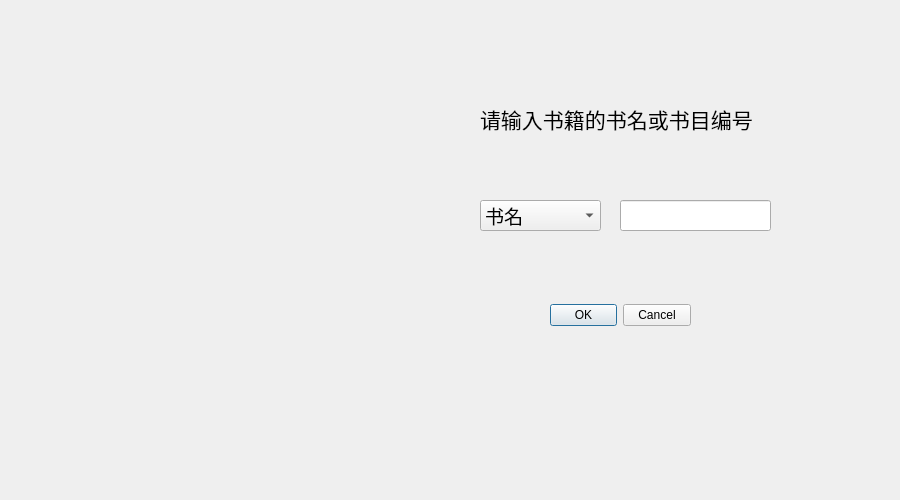
<?xml version="1.0" encoding="UTF-8"?>
<ui version="4.0">
 <class>DeleteBook</class>
 <widget class="QDialog" name="DeleteBook">
  <property name="geometry">
   <rect>
    <x>0</x>
    <y>0</y>
    <width>900</width>
    <height>500</height>
   </rect>
  </property>
  <property name="windowTitle">
   <string>查询界面</string>
  </property>
  <property name="windowIcon">
   <iconset resource="../../../.qrc">
    <normaloff>:/qt2/project/library/cha.png</normaloff>:/qt2/project/library/cha.png</iconset>
  </property>
  <widget class="QLabel" name="label">
   <property name="geometry">
    <rect>
     <x>480</x>
     <y>88</y>
     <width>341</width>
     <height>61</height>
    </rect>
   </property>
   <property name="sizePolicy">
    <sizepolicy hsizetype="Preferred" vsizetype="Preferred">
     <horstretch>0</horstretch>
     <verstretch>0</verstretch>
    </sizepolicy>
   </property>
   <property name="font">
    <font>
     <family>幼圆</family>
     <pointsize>16</pointsize>
     <bold>false</bold>
    </font>
   </property>
   <property name="focusPolicy">
    <enum>Qt::FocusPolicy::NoFocus</enum>
   </property>
   <property name="layoutDirection">
    <enum>Qt::LayoutDirection::LeftToRight</enum>
   </property>
   <property name="text">
    <string>请输入书籍的书名或书目编号</string>
   </property>
  </widget>
  <widget class="QWidget" name="widget" native="true">
   <property name="geometry">
    <rect>
     <x>487</x>
     <y>226</y>
     <width>251</width>
     <height>71</height>
    </rect>
   </property>
   <layout class="QGridLayout" name="gridLayout"/>
  </widget>
  <widget class="QLineEdit" name="lineEdit">
   <property name="geometry">
    <rect>
     <x>620</x>
     <y>200</y>
     <width>151</width>
     <height>31</height>
    </rect>
   </property>
   <property name="font">
    <font>
     <pointsize>14</pointsize>
    </font>
   </property>
  </widget>
  <widget class="QDialogButtonBox" name="buttonBox">
   <property name="geometry">
    <rect>
     <x>550</x>
     <y>290</y>
     <width>141</width>
     <height>51</height>
    </rect>
   </property>
   <property name="standardButtons">
    <set>QDialogButtonBox::StandardButton::Cancel|QDialogButtonBox::StandardButton::Ok</set>
   </property>
  </widget>
  <widget class="QComboBox" name="comboBox">
   <property name="geometry">
    <rect>
     <x>480</x>
     <y>200</y>
     <width>121</width>
     <height>31</height>
    </rect>
   </property>
   <property name="font">
    <font>
     <pointsize>14</pointsize>
    </font>
   </property>
   <item>
    <property name="text">
     <string>书名</string>
    </property>
   </item>
   <item>
    <property name="text">
     <string>书目编号</string>
    </property>
   </item>
  </widget>
  <widget class="QWidget" name="widget_2" native="true">
   <property name="geometry">
    <rect>
     <x>0</x>
     <y>-20</y>
     <width>901</width>
     <height>541</height>
    </rect>
   </property>
   <property name="styleSheet">
    <string notr="true">background-image:url(:/qt2/project/library/search.png);
border-image:url(:/qt2/project/library/search.png)</string>
   </property>
  </widget>
  <zorder>widget_2</zorder>
  <zorder>label</zorder>
  <zorder>widget</zorder>
  <zorder>lineEdit</zorder>
  <zorder>buttonBox</zorder>
  <zorder>comboBox</zorder>
 </widget>
 <resources>
  <include location="../../../.qrc"/>
 </resources>
 <connections>
  <connection>
   <sender>buttonBox</sender>
   <signal>rejected()</signal>
   <receiver>DeleteBook</receiver>
   <slot>reject()</slot>
   <hints>
    <hint type="sourcelabel">
     <x>153</x>
     <y>203</y>
    </hint>
    <hint type="destinationlabel">
     <x>153</x>
     <y>112</y>
    </hint>
   </hints>
  </connection>
  <connection>
   <sender>buttonBox</sender>
   <signal>accepted()</signal>
   <receiver>DeleteBook</receiver>
   <slot>accept()</slot>
   <hints>
    <hint type="sourcelabel">
     <x>153</x>
     <y>203</y>
    </hint>
    <hint type="destinationlabel">
     <x>153</x>
     <y>112</y>
    </hint>
   </hints>
  </connection>
 </connections>
</ui>
